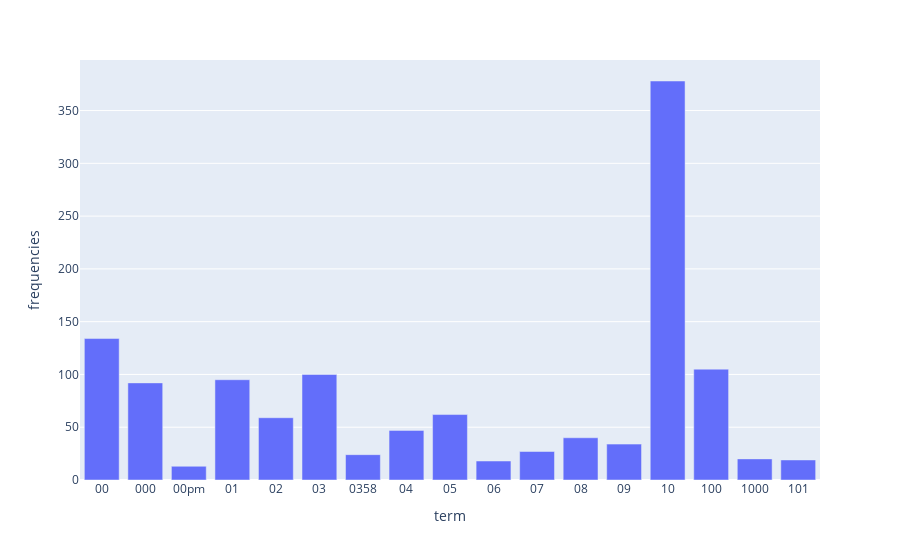

Source (notebook cell):
### Markdown cell above
### >>> **Exercise 13 (take home):** 
The chart above only contains 300 vocabulary in the documents, and it's already computationally intensive to both compute and visualize. Can you efficiently reduce the number of terms you want to visualize as an exercise.

### Code cell
# Answer here
fig = px.bar(term_frequencies_df.query("frequencies >= 10"), x='term', y='frequencies')
fig.show()

### Figure 1 — Plotly figure (JSON) as saved in the notebook; plotly's stock layout.template omitted (floating-point values rounded to 4 significant figures)
{"data": [{"alignmentgroup": "True", "hovertemplate": "term=%{x}<br>frequencies=%{y}<extra></extra>", "legendgroup": "", "marker": {"color": "#636efa", "pattern": {"shape": ""}}, "name": "", "offsetgroup": "", "orientation": "v", "showlegend": false, "textposition": "auto", "type": "bar", "x": ["00", "000", "00pm", "01", "02", "03", "0358", "04", "05", "06", "07", "08", "09", "10", "100", "1000", "101"], "xaxis": "x", "y": [134, 92, 13, 95, 59, 100, 24, 47, 62, 18, 27, 40, 34, 378, 105, 20, 19], "yaxis": "y"}], "layout": {"barmode": "relative", "legend": {"tracegroupgap": 0}, "margin": {"t": 60}, "xaxis": {"anchor": "y", "domain": [0, 1], "title": {"text": "term"}}, "yaxis": {"anchor": "x", "domain": [0, 1], "title": {"text": "frequencies"}}}}
